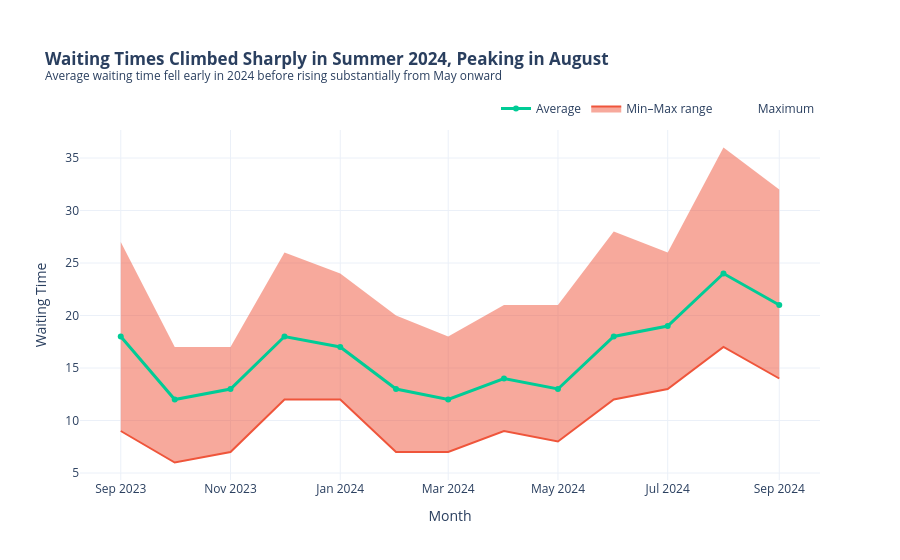

The cell this chart's notebook holds for it:
### Code cell
import pandas as pd
import plotly.graph_objects as go

# Read the Excel file
df = pd.read_excel("Waiting_times.xlsx")

# Create a proper date column
df["Date"] = pd.to_datetime(
    df["Year"].astype(str) + "-" + df["Month"],
    format="%Y-%b"
)

# Create interactive figure
fig = go.Figure()

# Maximum waiting time
fig.add_trace(go.Scatter(
    x=df["Date"],
    y=df["Max"],
    mode="lines",
    line=dict(width=0),
    name="Maximum",
    hovertemplate="Maximum: %{y}<extra></extra>"
))

# Minimum waiting time + shaded range
fig.add_trace(go.Scatter(
    x=df["Date"],
    y=df["Min"],
    mode="lines",
    fill="tonexty",
    name="Min–Max range",
    hovertemplate="Minimum: %{y}<extra></extra>"
))

# Average waiting time
fig.add_trace(go.Scatter(
    x=df["Date"],
    y=df["Avg waiting time"],
    mode="lines+markers",
    name="Average",
    line=dict(width=3),
    hovertemplate=(
        "<b>%{x|%B %Y}</b><br>"
        "Average waiting time: %{y}"
        "<extra></extra>"
    )
))

# Storytelling title and layout
fig.update_layout(
    title={
        "text": (
            "<b>Waiting Times Climbed Sharply in Summer 2024, "
            "Peaking in August</b>"
            "<br><sup>Average waiting time fell early in 2024 "
            "before rising substantially from May onward</sup>"
        ),
        "x": 0.05,
        "xanchor": "left"
    },

    xaxis_title="Month",
    yaxis_title="Waiting Time",

    hovermode="x unified",

    template="plotly_white",

    legend=dict(
        orientation="h",
        yanchor="bottom",
        y=1.02,
        xanchor="right",
        x=1
    ),

    margin=dict(t=130)
)

# Make the x-axis easier to read
fig.update_xaxes(
    tickformat="%b %Y"
)

fig.show()

### Figure 1 — Plotly figure (JSON) as saved in the notebook; plotly's stock layout.template omitted (floating-point values rounded to 4 significant figures)
{"data": [{"hovertemplate": "Maximum: %{y}<extra></extra>", "line": {"width": 0}, "mode": "lines", "name": "Maximum", "type": "scatter", "x": ["2023-09-01T00:00:00.000000", "2023-10-01T00:00:00.000000", "2023-11-01T00:00:00.000000", "2023-12-01T00:00:00.000000", "2024-01-01T00:00:00.000000", "2024-02-01T00:00:00.000000", "2024-03-01T00:00:00.000000", "2024-04-01T00:00:00.000000", "2024-05-01T00:00:00.000000", "2024-06-01T00:00:00.000000", "2024-07-01T00:00:00.000000", "2024-08-01T00:00:00.000000", "2024-09-01T00:00:00.000000"], "y": [27, 17, 17, 26, 24, 20, 18, 21, 21, 28, 26, 36, 32]}, {"fill": "tonexty", "hovertemplate": "Minimum: %{y}<extra></extra>", "mode": "lines", "name": "Min–Max range", "type": "scatter", "x": ["2023-09-01T00:00:00.000000", "2023-10-01T00:00:00.000000", "2023-11-01T00:00:00.000000", "2023-12-01T00:00:00.000000", "2024-01-01T00:00:00.000000", "2024-02-01T00:00:00.000000", "2024-03-01T00:00:00.000000", "2024-04-01T00:00:00.000000", "2024-05-01T00:00:00.000000", "2024-06-01T00:00:00.000000", "2024-07-01T00:00:00.000000", "2024-08-01T00:00:00.000000", "2024-09-01T00:00:00.000000"], "y": [9, 6, 7, 12, 12, 7, 7, 9, 8, 12, 13, 17, 14]}, {"hovertemplate": "<b>%{x|%B %Y}</b><br>Average waiting time: %{y}<extra></extra>", "line": {"width": 3}, "mode": "lines+markers", "name": "Average", "type": "scatter", "x": ["2023-09-01T00:00:00.000000", "2023-10-01T00:00:00.000000", "2023-11-01T00:00:00.000000", "2023-12-01T00:00:00.000000", "2024-01-01T00:00:00.000000", "2024-02-01T00:00:00.000000", "2024-03-01T00:00:00.000000", "2024-04-01T00:00:00.000000", "2024-05-01T00:00:00.000000", "2024-06-01T00:00:00.000000", "2024-07-01T00:00:00.000000", "2024-08-01T00:00:00.000000", "2024-09-01T00:00:00.000000"], "y": [18, 12, 13, 18, 17, 13, 12, 14, 13, 18, 19, 24, 21]}], "layout": {"hovermode": "x unified", "legend": {"orientation": "h", "x": 1, "xanchor": "right", "y": 1.02, "yanchor": "bottom"}, "margin": {"t": 130}, "title": {"text": "<b>Waiting Times Climbed Sharply in Summer 2024, Peaking in August</b><br><sup>Average waiting time fell early in 2024 before rising substantially from May onward</sup>", "x": 0.05, "xanchor": "left"}, "xaxis": {"tickformat": "%b %Y", "title": {"text": "Month"}}, "yaxis": {"title": {"text": "Waiting Time"}}}}
